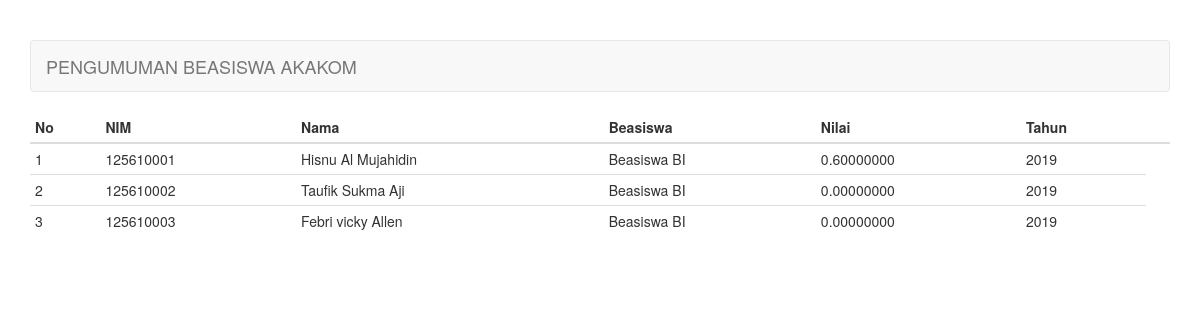
Screenshot of /pengumuman.php (signed in) with the database file from the repository.
### tables this page shows
CREATE TABLE `hasil` (
  `kd_hasil` int(11) NOT NULL,
  `kd_beasiswa` int(11) NOT NULL,
  `nim` char(9) NOT NULL,
  `nilai` float DEFAULT NULL,
  `tahun` char(4) DEFAULT NULL
);

CREATE TABLE `mahasiswa` (
  `nim` char(9) NOT NULL,
  `nama` varchar(30) NOT NULL,
  `alamat` varchar(100) DEFAULT NULL,
  `jenis_kelamin` enum('Laki-laki','Perempuan') DEFAULT NULL,
  `tahun_mengajukan` char(4) NOT NULL
);

CREATE TABLE `beasiswa` (
  `kd_beasiswa` int(11) NOT NULL,
  `nama` varchar(50) DEFAULT NULL
);

### pengumuman.php (the view, shortened to what this page needs)
<?php
require_once "config.php";
?>
<!DOCTYPE html>
<html lang="en">
<head>
    <link rel="stylesheet" href="assets/css/bootstrap.min.css">
</head>
<body>
    <div class="container">
        <nav class="navbar navbar-default">
            <div class="container-fluid">
                <div class="navbar-header">
                    <a class="navbar-brand" href="#">PENGUMUMAN BEASISWA AKAKOM</a>
                </div>
            </div>
        </nav>
        <div class="row">
            <div class="col-md-12">
							<div class="row">
								<div class="col-md-12">
									<table class="table table-condensed">
			                <thead>
			                    <tr>
			                        <th>No</th>
			                        <th>NIM</th>
            									<th>Nama</th>
            									<th>Beasiswa</th>
			                        <th>Nilai</th>
			                        <th>Tahun</th>
			                        <th></th>
			                    </tr>
			                </thead>
			                <tbody>
			                    <?php $no = 1; ?>
			                    <?php if ($query = $connection->query("SELECT b.nama AS beasiswa, a.nim, a.nilai, a.tahun, c.nama FROM hasil a JOIN beasiswa b USING(kd_beasiswa) JOIN mahasiswa c ON a.nim=c.nim")): ?>
			                        <?php while($row = $query->fetch_assoc()): ?>
			                        <tr>
			                            <td><?=$no++?></td>
              										<td><?=$row["nim"]?></td>
              										<td><?=$row["nama"]?></td>
			                            <td><?=$row["beasiswa"]?></td>
			                            <td><?=number_format((float) $row["nilai"], 8, '.', '')?></td>
			                            <td><?=$row['tahun']?></td>
			                        </tr>
			                        <?php endwhile ?>
			                    <?php endif ?>
			                </tbody>
			            </table>
								</div>
							</div>
            </div>
        </div>
    </div>
</body>
</html>

### pengumuman.php (style rules this page uses)
body { margin-top: 40px; }

### rows the page displays
hasil: nim "125610001", nim.nama "Hisnu Al Mujahidin", kd_beasiswa.nama "Beasiswa BI", nilai "0.60000000", tahun "2019"
hasil: nim "125610002", nim.nama "Taufik Sukma Aji", kd_beasiswa.nama "Beasiswa BI", nilai "0.00000000", tahun "2019"
hasil: nim "125610003", nim.nama "Febri vicky Allen", kd_beasiswa.nama "Beasiswa BI", nilai "0.00000000", tahun "2019"
